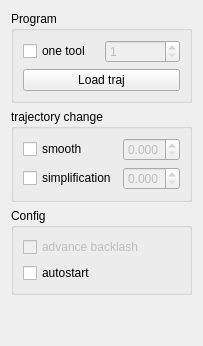
         <widget class="QWidget" name="tab">
          <attribute name="title">
           <string>Auto</string>
          </attribute>
          <layout class="QGridLayout" name="gridLayout_19">
           <item row="1" column="0">
            <widget class="QGroupBox" name="groupBox_6">
             <property name="title">
              <string>Program</string>
             </property>
             <layout class="QGridLayout" name="gridLayout">
              <item row="2" column="0">
               <widget class="QCheckBox" name="cbOneTool">
                <property name="text">
                 <string>one tool</string>
                </property>
               </widget>
              </item>
              <item row="2" column="1">
               <widget class="QSpinBox" name="sbOneTool">
                <property name="enabled">
                 <bool>false</bool>
                </property>
                <property name="minimum">
                 <number>1</number>
                </property>
               </widget>
              </item>
              <item row="3" column="0" colspan="2">
               <widget class="QPushButton" name="pushButtonOnProgram">
                <property name="text">
                 <string>Load traj</string>
                </property>
               </widget>
              </item>
             </layout>
            </widget>
           </item>
           <item row="3" column="0">
            <widget class="QGroupBox" name="groupBox_13">
             <property name="title">
              <string>Config</string>
             </property>
             <layout class="QGridLayout" name="gridLayout_29">
              <item row="1" column="0">
               <widget class="QCheckBox" name="cbAutoStart">
                <property name="text">
                 <string>autostart</string>
                </property>
               </widget>
              </item>
              <item row="0" column="0">
               <widget class="QCheckBox" name="cbBLNextMov">
                <property name="enabled">
                 <bool>false</bool>
                </property>
                <property name="text">
                 <string>advance backlash</string>
                </property>
               </widget>
              </item>
             </layout>
            </widget>
           </item>
           <item row="4" column="0">
            <spacer name="verticalSpacer">
             <property name="orientation">
              <enum>Qt::Vertical</enum>
             </property>
             <property name="sizeHint" stdset="0">
              <size>
               <width>20</width>
               <height>40</height>
              </size>
             </property>
            </spacer>
           </item>
           <item row="2" column="0">
            <widget class="QGroupBox" name="groupBox_15">
             <property name="title">
              <string>trajectory change</string>
             </property>
             <layout class="QGridLayout" name="gridLayout_35">
              <item row="0" column="1">
               <widget class="QDoubleSpinBox" name="sbSmoothDist">
                <property name="enabled">
                 <bool>false</bool>
                </property>
                <property name="decimals">
                 <number>3</number>
                </property>
                <property name="minimum">
                 <double>0.000000000000000</double>
                </property>
                <property name="maximum">
                 <double>2.000000000000000</double>
                </property>
                <property name="singleStep">
                 <double>0.050000000000000</double>
                </property>
               </widget>
              </item>
              <item row="0" column="0">
               <widget class="QCheckBox" name="cbSmooth">
                <property name="text">
                 <string>smooth</string>
                </property>
               </widget>
              </item>
              <item row="1" column="0">
               <widget class="QCheckBox" name="cbSimpli">
                <property name="text">
                 <string>simplification</string>
                </property>
               </widget>
              </item>
              <item row="1" column="1">
               <widget class="QDoubleSpinBox" name="sbSimpliDist">
                <property name="enabled">
                 <bool>false</bool>
                </property>
                <property name="decimals">
                 <number>3</number>
                </property>
                <property name="minimum">
                 <double>0.000000000000000</double>
                </property>
                <property name="maximum">
                 <double>2.000000000000000</double>
                </property>
                <property name="singleStep">
                 <double>0.050000000000000</double>
                </property>
               </widget>
              </item>
             </layout>
            </widget>
           </item>
          </layout>
         </widget>
